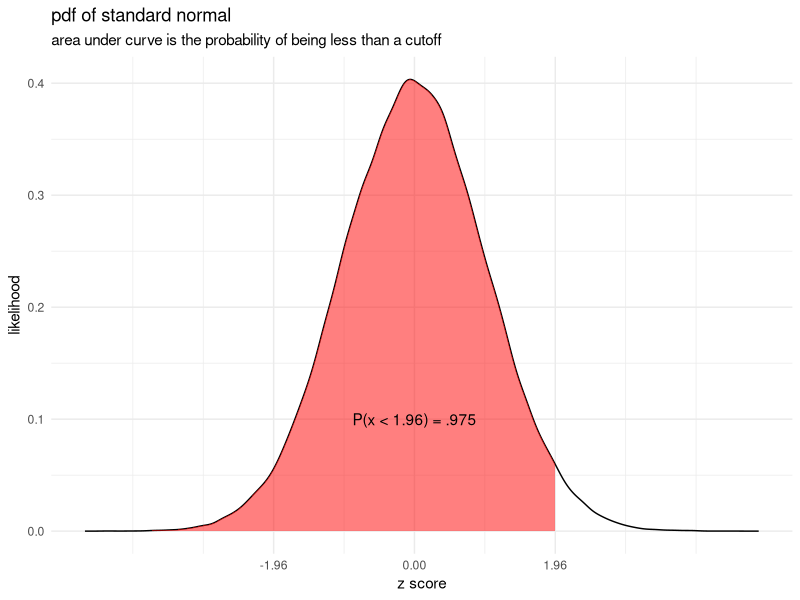
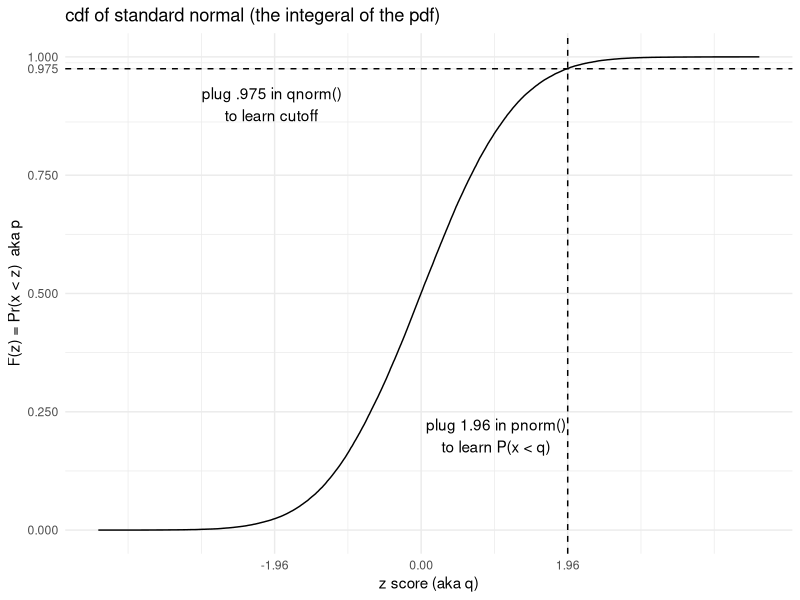
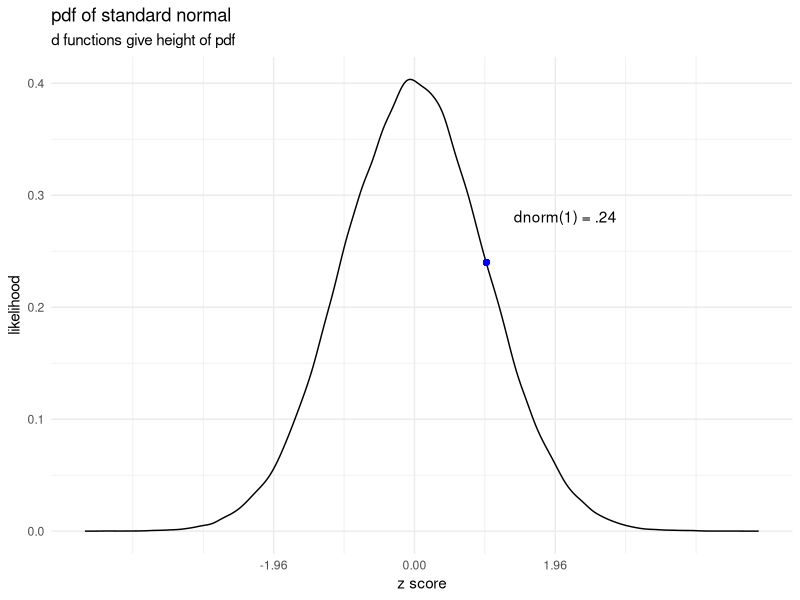

The R script that drew these images, in order:
## ---- chunk 1
library(tidyverse)
## ---- chunk 2
# example of a function
circle_area <- function(r) {
  
   pi * r ^ 2
  
  }
## ---- chunk 3
data <-
tibble(a = rnorm(100),
       b = rnorm(100),
       c = rnorm(100),
       d = rnorm(100))
## ---- chunk 4
data %>%
  mutate(a = (a - min(a)) / (max(a) - min(a)),
         b = (b - min(b)) / (max(b) - min(b)),
         c = (c - min(c)) / (max(c) - min(c)),
         d = (d - min(d)) / (max(d) - min(d)))

## ---- chunk 5

rescale_01 <- function(x) {
  (x - min(x)) / (max(x) - min(x))
}


data %>%
  mutate(a = rescale_01(a),
         b = rescale_01(b),
         c = rescale_01(c),
         d = rescale_01(d))
## ---- chunk 6
rescale_01 <- function(x) {
  (x - min(x)) / (max(x) - min(x))
}
## ---- chunk 7
print("Hello Jasmin!")
print("Hello Joan!")
print("Hello Andrew!")
# and so on...
## ---- chunk 8
# print("Hello Jasmin!") becomes ...

name <- "Jasmin" 

print(paste0("Hello ", name, "!"))
## ---- chunk 9

# name <- "Jasmin"
# print(paste0("Hello ", name, "!"))

say_hello_to <- function(name) {
  print(paste0("Hello ", name, "!"))
}
## ---- chunk 10
say_hello_to("Jasmin")
say_hello_to("Joan")
say_hello_to(name = "Andrew")

# Cool this function is vectorized!
say_hello_to(c("Jasmin", "Joan", "Andrew"))
## ---- chunk 11
typeof(`+`)
typeof(sum)
## ---- chunk 12
typeof(say_hello_to)
typeof(mean)

## ---- chunk 13
mean(rnorm(1))
mean(rnorm(3))
mean(rnorm(30))
# et cetera
## ---- chunk 14
calc_sample_mean <- function(sample_size) {
  
      mean(rnorm(sample_size))

  }
## ---- chunk 15
calc_sample_mean <- function(sample_size) {
  
  random_sample <- rnorm(sample_size)
  
  sample_mean <- mean(random_sample)
  
  return(sample_mean)
  }
## ---- chunk 16
calc_sample_mean <- function(n) mean(rnorm(n))
## ---- chunk 17
function(n) mean(rnorm(n))
## ---- chunk 18
calc_sample_mean(1)
calc_sample_mean(1000)
## ---- chunk 19
# read ?rnorm to understand how rnorm 
# inteprets vector input.
calc_sample_mean(c(1, 3, 30))
## ---- chunk 20
#creating a vector to test our function
sample_tibble <- tibble(sample_sizes = c(1, 3, 10, 30))

#using rowwise groups the data by row, allowing calc_sample_mean to be applied to each row in our tibble
sample_tibble %>%
  rowwise() %>%
  mutate(sample_means = calc_sample_mean(sample_sizes))

## ---- chunk 21
calc_sample_mean <- function(sample_size, 
                                  our_mean, 
                                  our_sd) {
  
  sample  <- rnorm(sample_size, 
                   mean = our_mean, 
                   sd = our_sd)
  
  mean(sample)
}
## ---- chunk 22
calc_sample_mean <- function(sample_size, 
                                  our_mean = 0, 
                                  our_sd = 1) {
  
  sample  <- rnorm(sample_size, 
                   mean = our_mean, 
                   sd = our_sd)
  
  mean(sample)
}
## ---- chunk 23
# uses the defults
calc_sample_mean(sample_size = 10)
## ---- chunk 24
# we can change one or two defaults. 
# You can refer by name, or use position
calc_sample_mean(10, our_sd = 2)
calc_sample_mean(10, our_mean = 6)
calc_sample_mean(10, 6, 2)
## ---- chunk 25
rnorm(1)
rnorm(5)
rnorm(30)
## ---- chunk 26
pnorm(1.96)
pnorm(0)
## ---- chunk 27
qnorm(.975)
qnorm(.5)
## ---- chunk 28

sample <- rnorm(1e5)
pdf_data <- with(density(sample, n = 1000), tibble(x, y))

cutoff <- 1.96

pdf_data  %>%
  ggplot(aes(x = x, y = y)) + 
  geom_line() +
  geom_ribbon(aes(ymax = y), ymin=0, fill = "red", alpha = .5, 
              data = pdf_data %>% filter(x < cutoff)) + 
  labs(x = "z score",  y = "likelihood",  title = "pdf of standard normal", subtitle = "area under curve is the probability of being less than a cutoff") + 
  annotate("text", x = 0, y = .1, label = "P(x < 1.96) = .975") + 
  scale_x_continuous(breaks = c(-1.96,  0, 1.96)) +
  theme_minimal() 
## ---- chunk 29
cdf <- ecdf(sample)

cdf_data <- 
  tibble(x = sample,
         y = cdf(sample))

cdf_data %>%
  ggplot(aes(x = x, y = y)) + 
  geom_line() +
  labs(x = "z score (aka q)", title = "cdf of standard normal (the integeral of the pdf)", y = "F(z) = Pr(x < z)  aka p") + 
  geom_hline(aes(yintercept = pnorm(cutoff)), linetype = "dashed") +
  geom_vline(aes(xintercept = cutoff), linetype = "dashed") +
  scale_x_continuous(breaks = c(-1.96,  0, 1.96)) +
  scale_y_continuous(breaks = c(0, .25, .5, .75, .975, 1)) + 
  annotate("text", x = -2, y = .9, label = "plug .975 in qnorm()\nto learn cutoff" ) +
  annotate("text", x = 1, y = .2, label = "plug 1.96 in pnorm()\nto learn P(x < q)" ) +
  theme_minimal() 
## ---- chunk 30
dnorm(0)
dnorm(1)
dnorm(-1)
## ---- chunk 31


std_normal <-
  pdf_data %>%
  ggplot(aes(x = x, y = y)) + 
  geom_line() +
  theme_minimal() + 
  labs(x = "z score",  y = "likelihood",  title = "pdf of standard normal", subtitle = "d functions give height of pdf") + 
  scale_x_continuous(breaks = c(-1.96,  0, 1.96)) +
  annotate("text", x = 2.1, y = .241 + .04, label = "dnorm(1) = .24") + 
  geom_point(x = 1, y = .24, color = "blue") 

std_normal
## ---- chunk 32
calc_sample_mean <- function(sample_size, 
                                  our_mean = 0, 
                                  our_sd = 1) {
  sample_mean <- mean(rnorm(sample_size, 
                            mean = our_mean, 
                            sd = our_sd))
  
  sample_mean
}
## ---- chunk 33
summarize_sample <- function(sample_size, 
                                  our_mean = 0, 
                                  our_sd = 1,
                                  summary_fxn = mean) {
  summary_stat <- summary_fxn(rnorm(sample_size, 
                            mean = our_mean, 
                            sd = our_sd))
  
  summary_stat
}
## ---- chunk 34
calc_sample_mean(sample_size = 10, 
                      our_mean = 0, 
                      our_sd = 1)
summarize_sample(sample_size = 10, 
                our_mean = 0, 
                our_sd = 1, 
                summary_fxn = max)
